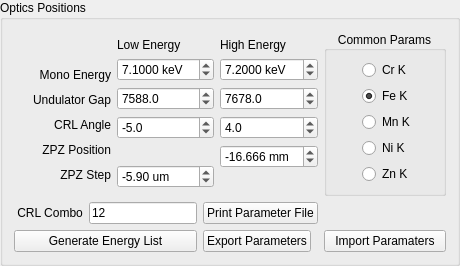
                 <widget class="QGroupBox" name="gb_xanes_align">
                  <property name="styleSheet">
                   <string notr="true"/>
                  </property>
                  <property name="title">
                   <string>Optics Positions</string>
                  </property>
                  <layout class="QGridLayout" name="gridLayout_37">
                   <item row="2" column="0">
                    <widget class="QPushButton" name="pb_gen_elist">
                     <property name="sizePolicy">
                      <sizepolicy hsizetype="Preferred" vsizetype="Fixed">
                       <horstretch>0</horstretch>
                       <verstretch>0</verstretch>
                      </sizepolicy>
                     </property>
                     <property name="styleSheet">
                      <string notr="true"/>
                     </property>
                     <property name="text">
                      <string>Generate Energy List</string>
                     </property>
                    </widget>
                   </item>
                   <item row="2" column="1">
                    <widget class="QPushButton" name="pushButton_4">
                     <property name="sizePolicy">
                      <sizepolicy hsizetype="Preferred" vsizetype="Fixed">
                       <horstretch>0</horstretch>
                       <verstretch>0</verstretch>
                      </sizepolicy>
                     </property>
                     <property name="text">
                      <string>Export Parameters</string>
                     </property>
                    </widget>
                   </item>
                   <item row="1" column="0">
                    <layout class="QHBoxLayout" name="horizontalLayout_6">
                     <item>
                      <widget class="QLabel" name="label_54">
                       <property name="sizePolicy">
                        <sizepolicy hsizetype="Preferred" vsizetype="Fixed">
                         <horstretch>0</horstretch>
                         <verstretch>0</verstretch>
                        </sizepolicy>
                       </property>
                       <property name="text">
                        <string> CRL Combo</string>
                       </property>
                      </widget>
                     </item>
                     <item>
                      <widget class="QLineEdit" name="le_crl_combo_xanes">
                       <property name="toolTip">
                        <string>info only</string>
                       </property>
                       <property name="text">
                        <string>12</string>
                       </property>
                      </widget>
                     </item>
                    </layout>
                   </item>
                   <item row="0" column="3">
                    <widget class="QGroupBox" name="groupBox_6">
                     <property name="enabled">
                      <bool>true</bool>
                     </property>
                     <property name="sizePolicy">
                      <sizepolicy hsizetype="Preferred" vsizetype="Preferred">
                       <horstretch>0</horstretch>
                       <verstretch>0</verstretch>
                      </sizepolicy>
                     </property>
                     <property name="title">
                      <string>Common Params</string>
                     </property>
                     <property name="alignment">
                      <set>Qt::AlignCenter</set>
                     </property>
                     <layout class="QGridLayout" name="gridLayout_15">
                      <property name="leftMargin">
                       <number>35</number>
                      </property>
                      <item row="1" column="0">
                       <widget class="QRadioButton" name="radioButton_3">
                        <property name="text">
                         <string>Cr K</string>
                        </property>
                       </widget>
                      </item>
                      <item row="4" column="0">
                       <widget class="QRadioButton" name="radioButton_4">
                        <property name="text">
                         <string>Mn K</string>
                        </property>
                       </widget>
                      </item>
                      <item row="6" column="0">
                       <widget class="QRadioButton" name="radioButton_5">
                        <property name="text">
                         <string>Zn K</string>
                        </property>
                       </widget>
                      </item>
                      <item row="5" column="0">
                       <widget class="QRadioButton" name="radioButton_2">
                        <property name="text">
                         <string>Ni K</string>
                        </property>
                       </widget>
                      </item>
                      <item row="3" column="0">
                       <widget class="QRadioButton" name="radioButton">
                        <property name="text">
                         <string>Fe K</string>
                        </property>
                        <property name="checked">
                         <bool>true</bool>
                        </property>
                       </widget>
                      </item>
                     </layout>
                    </widget>
                   </item>
                   <item row="0" column="0" colspan="3">
                    <layout class="QGridLayout" name="gridLayout_19">
                     <item row="0" column="0">
                      <layout class="QVBoxLayout" name="verticalLayout_4">
                       <item>
                        <widget class="QLabel" name="label_41">
                         <property name="sizePolicy">
                          <sizepolicy hsizetype="Preferred" vsizetype="Fixed">
                           <horstretch>0</horstretch>
                           <verstretch>0</verstretch>
                          </sizepolicy>
                         </property>
                         <property name="text">
                          <string/>
                         </property>
                        </widget>
                       </item>
                       <item>
                        <widget class="QLabel" name="label_25">
                         <property name="sizePolicy">
                          <sizepolicy hsizetype="Preferred" vsizetype="Fixed">
                           <horstretch>0</horstretch>
                           <verstretch>0</verstretch>
                          </sizepolicy>
                         </property>
                         <property name="text">
                          <string>Mono Energy</string>
                         </property>
                         <property name="alignment">
                          <set>Qt::AlignRight|Qt::AlignTrailing|Qt::AlignVCenter</set>
                         </property>
                        </widget>
                       </item>
                       <item>
                        <widget class="QLabel" name="label_26">
                         <property name="sizePolicy">
                          <sizepolicy hsizetype="Preferred" vsizetype="Fixed">
                           <horstretch>0</horstretch>
                           <verstretch>0</verstretch>
                          </sizepolicy>
                         </property>
                         <property name="text">
                          <string>Undulator Gap</string>
                         </property>
                         <property name="alignment">
                          <set>Qt::AlignRight|Qt::AlignTrailing|Qt::AlignVCenter</set>
                         </property>
                        </widget>
                       </item>
                       <item>
                        <widget class="QLabel" name="label_27">
                         <property name="sizePolicy">
                          <sizepolicy hsizetype="Preferred" vsizetype="Fixed">
                           <horstretch>0</horstretch>
                           <verstretch>0</verstretch>
                          </sizepolicy>
                         </property>
                         <property name="text">
                          <string>CRL Angle</string>
                         </property>
                         <property name="alignment">
                          <set>Qt::AlignRight|Qt::AlignTrailing|Qt::AlignVCenter</set>
                         </property>
                        </widget>
                       </item>
                       <item>
                        <widget class="QLabel" name="label_28">
                         <property name="sizePolicy">
                          <sizepolicy hsizetype="Preferred" vsizetype="Fixed">
                           <horstretch>0</horstretch>
                           <verstretch>0</verstretch>
                          </sizepolicy>
                         </property>
                         <property name="text">
                          <string>ZPZ Position</string>
                         </property>
                         <property name="alignment">
                          <set>Qt::AlignRight|Qt::AlignTrailing|Qt::AlignVCenter</set>
                         </property>
                        </widget>
                       </item>
                       <item>
                        <widget class="QLabel" name="label_111">
                         <property name="sizePolicy">
                          <sizepolicy hsizetype="Preferred" vsizetype="Fixed">
                           <horstretch>0</horstretch>
                           <verstretch>0</verstretch>
                          </sizepolicy>
                         </property>
                         <property name="text">
                          <string>ZPZ Step</string>
                         </property>
                         <property name="alignment">
                          <set>Qt::AlignRight|Qt::AlignTrailing|Qt::AlignVCenter</set>
                         </property>
                        </widget>
                       </item>
                      </layout>
                     </item>
                     <item row="0" column="1">
                      <layout class="QGridLayout" name="gridLayout_11">
                       <item row="0" column="0">
                        <widget class="QLabel" name="label_23">
                         <property name="sizePolicy">
                          <sizepolicy hsizetype="Preferred" vsizetype="Fixed">
                           <horstretch>0</horstretch>
                           <verstretch>0</verstretch>
                          </sizepolicy>
                         </property>
                         <property name="text">
                          <string>Low Energy</string>
                         </property>
                        </widget>
                       </item>
                       <item row="1" column="0">
                        <widget class="QDoubleSpinBox" name="dsb_monoe_l">
                         <property name="suffix">
                          <string> keV</string>
                         </property>
                         <property name="decimals">
                          <number>4</number>
                         </property>
                         <property name="minimum">
                          <double>4.000000000000000</double>
                         </property>
                         <property name="maximum">
                          <double>20.000000000000000</double>
                         </property>
                         <property name="singleStep">
                          <double>0.100000000000000</double>
                         </property>
                         <property name="value">
                          <double>7.100000000000000</double>
                         </property>
                        </widget>
                       </item>
                       <item row="2" column="0">
                        <widget class="QDoubleSpinBox" name="dsb_ugap_l">
                         <property name="decimals">
                          <number>1</number>
                         </property>
                         <property name="minimum">
                          <double>4000.000000000000000</double>
                         </property>
                         <property name="maximum">
                          <double>12000.000000000000000</double>
                         </property>
                         <property name="singleStep">
                          <double>10.000000000000000</double>
                         </property>
                         <property name="value">
                          <double>7588.000000000000000</double>
                         </property>
                        </widget>
                       </item>
                       <item row="3" column="0">
                        <widget class="QDoubleSpinBox" name="dsb_crl_l">
                         <property name="decimals">
                          <number>1</number>
                         </property>
                         <property name="minimum">
                          <double>-15.000000000000000</double>
                         </property>
                         <property name="maximum">
                          <double>15.000000000000000</double>
                         </property>
                         <property name="value">
                          <double>-5.000000000000000</double>
                         </property>
                        </widget>
                       </item>
                       <item row="4" column="0">
                        <widget class="QLabel" name="label_87">
                         <property name="sizePolicy">
                          <sizepolicy hsizetype="Preferred" vsizetype="Fixed">
                           <horstretch>0</horstretch>
                           <verstretch>0</verstretch>
                          </sizepolicy>
                         </property>
                         <property name="text">
                          <string/>
                         </property>
                        </widget>
                       </item>
                       <item row="5" column="0">
                        <widget class="QDoubleSpinBox" name="dsb_zpz_slope">
                         <property name="suffix">
                          <string> um</string>
                         </property>
                         <property name="decimals">
                          <number>2</number>
                         </property>
                         <property name="minimum">
                          <double>-100.000000000000000</double>
                         </property>
                         <property name="maximum">
                          <double>100.000000000000000</double>
                         </property>
                         <property name="singleStep">
                          <double>10.000000000000000</double>
                         </property>
                         <property name="value">
                          <double>-5.900000000000000</double>
                         </property>
                        </widget>
                       </item>
                      </layout>
                     </item>
                     <item row="0" column="2">
                      <layout class="QVBoxLayout" name="verticalLayout_3">
                       <item>
                        <widget class="QLabel" name="label_24">
                         <property name="sizePolicy">
                          <sizepolicy hsizetype="Preferred" vsizetype="Fixed">
                           <horstretch>0</horstretch>
                           <verstretch>0</verstretch>
                          </sizepolicy>
                         </property>
                         <property name="text">
                          <string>High Energy</string>
                         </property>
                        </widget>
                       </item>
                       <item>
                        <widget class="QDoubleSpinBox" name="dsb_monoe_h">
                         <property name="suffix">
                          <string> keV</string>
                         </property>
                         <property name="decimals">
                          <number>4</number>
                         </property>
                         <property name="minimum">
                          <double>4.000000000000000</double>
                         </property>
                         <property name="maximum">
                          <double>20.000000000000000</double>
                         </property>
                         <property name="singleStep">
                          <double>0.100000000000000</double>
                         </property>
                         <property name="value">
                          <double>7.200000000000000</double>
                         </property>
                        </widget>
                       </item>
                       <item>
                        <widget class="QDoubleSpinBox" name="dsb_ugap_h">
                         <property name="decimals">
                          <number>1</number>
                         </property>
                         <property name="minimum">
                          <double>4000.000000000000000</double>
                         </property>
                         <property name="maximum">
                          <double>12000.000000000000000</double>
                         </property>
                         <property name="singleStep">
                          <double>10.000000000000000</double>
                         </property>
                         <property name="value">
                          <double>7678.000000000000000</double>
                         </property>
                        </widget>
                       </item>
                       <item>
                        <widget class="QDoubleSpinBox" name="dsb_crl_h">
                         <property name="decimals">
                          <number>1</number>
                         </property>
                         <property name="minimum">
                          <double>-15.000000000000000</double>
                         </property>
                         <property name="maximum">
                          <double>15.000000000000000</double>
                         </property>
                         <property name="value">
                          <double>4.000000000000000</double>
                         </property>
                        </widget>
                       </item>
                       <item>
                        <widget class="QDoubleSpinBox" name="dsb_zpz_h">
                         <property name="suffix">
                          <string> mm</string>
                         </property>
                         <property name="decimals">
                          <number>3</number>
                         </property>
                         <property name="minimum">
                          <double>-100.000000000000000</double>
                         </property>
                         <property name="maximum">
                          <double>100.000000000000000</double>
                         </property>
                         <property name="singleStep">
                          <double>10.000000000000000</double>
                         </property>
                         <property name="value">
                          <double>-16.666000000000000</double>
                         </property>
                        </widget>
                       </item>
                       <item>
                        <widget class="QLabel" name="label_112">
                         <property name="sizePolicy">
                          <sizepolicy hsizetype="Preferred" vsizetype="Fixed">
                           <horstretch>0</horstretch>
                           <verstretch>0</verstretch>
                          </sizepolicy>
                         </property>
                         <property name="text">
                          <string/>
                         </property>
                        </widget>
                       </item>
                      </layout>
                     </item>
                    </layout>
                   </item>
                   <item row="2" column="3">
                    <widget class="QPushButton" name="pushButton_5">
                     <property name="sizePolicy">
                      <sizepolicy hsizetype="Preferred" vsizetype="Fixed">
                       <horstretch>0</horstretch>
                       <verstretch>0</verstretch>
                      </sizepolicy>
                     </property>
                     <property name="text">
                      <string>Import Paramaters</string>
                     </property>
                    </widget>
                   </item>
                   <item row="1" column="1" colspan="2">
                    <widget class="QPushButton" name="pb_print_xanes_param">
                     <property name="text">
                      <string>Print Parameter File</string>
                     </property>
                    </widget>
                   </item>
                  </layout>
                 </widget>
